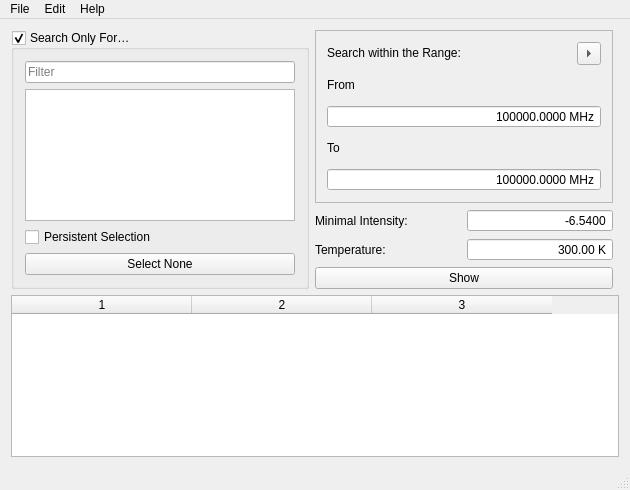
<?xml version="1.0" encoding="UTF-8"?>
<ui version="4.0">
 <class>MainWindow</class>
 <widget class="QMainWindow" name="MainWindow">
  <property name="geometry">
   <rect>
    <x>0</x>
    <y>0</y>
    <width>630</width>
    <height>490</height>
   </rect>
  </property>
  <property name="windowTitle">
   <string>QtCatSearch</string>
  </property>
  <property name="windowIcon">
   <iconset resource="resource.qrc">
    <normaloff>:/img/icon1.svg</normaloff>:/img/icon1.svg</iconset>
  </property>
  <widget class="QWidget" name="centralWidget">
   <layout class="QGridLayout" name="layout_main">
    <item row="4" column="0" colspan="3">
     <widget class="QTableWidget" name="table">
      <property name="mouseTracking">
       <bool>true</bool>
      </property>
      <property name="contextMenuPolicy">
       <enum>Qt::CustomContextMenu</enum>
      </property>
      <property name="editTriggers">
       <set>QAbstractItemView::NoEditTriggers</set>
      </property>
      <property name="showDropIndicator" stdset="0">
       <bool>false</bool>
      </property>
      <property name="dragDropOverwriteMode">
       <bool>false</bool>
      </property>
      <property name="selectionBehavior">
       <enum>QAbstractItemView::SelectRows</enum>
      </property>
      <property name="sortingEnabled">
       <bool>true</bool>
      </property>
      <property name="cornerButtonEnabled">
       <bool>false</bool>
      </property>
      <property name="columnCount">
       <number>3</number>
      </property>
      <attribute name="horizontalHeaderDefaultSectionSize">
       <number>180</number>
      </attribute>
      <attribute name="horizontalHeaderHighlightSections">
       <bool>false</bool>
      </attribute>
      <attribute name="verticalHeaderVisible">
       <bool>false</bool>
      </attribute>
      <attribute name="verticalHeaderHighlightSections">
       <bool>false</bool>
      </attribute>
      <column/>
      <column/>
      <column/>
     </widget>
    </item>
    <item row="0" column="0" rowspan="4">
     <widget class="QGroupBox" name="box_substance">
      <property name="title">
       <string>Search Only For…</string>
      </property>
      <property name="checkable">
       <bool>true</bool>
      </property>
      <layout class="QGridLayout" name="layout_substance">
       <item row="0" column="0">
        <widget class="QLineEdit" name="text_substance">
         <property name="placeholderText">
          <string>Filter</string>
         </property>
         <property name="clearButtonEnabled">
          <bool>true</bool>
         </property>
        </widget>
       </item>
       <item row="1" column="0">
        <widget class="QListWidget" name="list_substance">
         <property name="editTriggers">
          <set>QAbstractItemView::NoEditTriggers</set>
         </property>
         <property name="showDropIndicator" stdset="0">
          <bool>false</bool>
         </property>
         <property name="alternatingRowColors">
          <bool>true</bool>
         </property>
         <property name="selectionMode">
          <enum>QAbstractItemView::ExtendedSelection</enum>
         </property>
         <property name="selectionBehavior">
          <enum>QAbstractItemView::SelectRows</enum>
         </property>
         <property name="batchSize">
          <number>200</number>
         </property>
         <property name="sortingEnabled">
          <bool>true</bool>
         </property>
        </widget>
       </item>
       <item row="2" column="0">
        <widget class="QCheckBox" name="check_saveselection">
         <property name="statusTip">
          <string>Keep substances list selection through filter changes</string>
         </property>
         <property name="text">
          <string>Persistent Selection</string>
         </property>
        </widget>
       </item>
       <item row="3" column="0">
        <widget class="QPushButton" name="button_selectnone">
         <property name="statusTip">
          <string>Clear substances list selection</string>
         </property>
         <property name="text">
          <string>Select None</string>
         </property>
        </widget>
       </item>
      </layout>
     </widget>
    </item>
    <item row="2" column="1">
     <layout class="QGridLayout" name="layout_options">
      <item row="0" column="1">
       <widget class="QDoubleSpinBox" name="spin_intensity">
        <property name="statusTip">
         <string>Limit shown spectral lines</string>
        </property>
        <property name="alignment">
         <set>Qt::AlignRight|Qt::AlignTrailing|Qt::AlignVCenter</set>
        </property>
        <property name="buttonSymbols">
         <enum>QAbstractSpinBox::NoButtons</enum>
        </property>
        <property name="decimals">
         <number>4</number>
        </property>
        <property name="minimum">
         <double>-999.999900000000025</double>
        </property>
        <property name="maximum">
         <double>23.000000000000000</double>
        </property>
        <property name="singleStep">
         <double>0.100000000000000</double>
        </property>
        <property name="value">
         <double>-6.540000000000000</double>
        </property>
       </widget>
      </item>
      <item row="0" column="0">
       <widget class="QLabel" name="label_intensity">
        <property name="text">
         <string>Minimal Intensity:</string>
        </property>
       </widget>
      </item>
      <item row="1" column="0">
       <widget class="QLabel" name="label_temperature">
        <property name="text">
         <string>Temperature:</string>
        </property>
       </widget>
      </item>
      <item row="1" column="1">
       <widget class="QDoubleSpinBox" name="spin_temperature">
        <property name="statusTip">
         <string>Temperature to calculate intensity</string>
        </property>
        <property name="alignment">
         <set>Qt::AlignRight|Qt::AlignTrailing|Qt::AlignVCenter</set>
        </property>
        <property name="buttonSymbols">
         <enum>QAbstractSpinBox::NoButtons</enum>
        </property>
        <property name="suffix">
         <string> K</string>
        </property>
        <property name="maximum">
         <double>999.990000000000009</double>
        </property>
        <property name="value">
         <double>300.000000000000000</double>
        </property>
       </widget>
      </item>
     </layout>
    </item>
    <item row="3" column="1">
     <widget class="QPushButton" name="button_search">
      <property name="sizePolicy">
       <sizepolicy hsizetype="Minimum" vsizetype="Fixed">
        <horstretch>0</horstretch>
        <verstretch>0</verstretch>
       </sizepolicy>
      </property>
      <property name="text">
       <string>Show</string>
      </property>
      <property name="shortcut">
       <string>Ctrl+Return</string>
      </property>
     </widget>
    </item>
    <item row="0" column="1" rowspan="2">
     <widget class="QStackedWidget" name="box_frequency">
      <property name="frameShape">
       <enum>QFrame::StyledPanel</enum>
      </property>
      <property name="frameShadow">
       <enum>QFrame::Raised</enum>
      </property>
      <property name="currentIndex">
       <number>0</number>
      </property>
      <widget class="QWidget" name="page_byrange">
       <layout class="QVBoxLayout" name="layout_byrange">
        <item>
         <layout class="QHBoxLayout" name="layout_switch_1">
          <item>
           <widget class="QLabel" name="label">
            <property name="sizePolicy">
             <sizepolicy hsizetype="Preferred" vsizetype="Fixed">
              <horstretch>0</horstretch>
              <verstretch>0</verstretch>
             </sizepolicy>
            </property>
            <property name="text">
             <string>Search within the Range:</string>
            </property>
           </widget>
          </item>
          <item>
           <widget class="QToolButton" name="button_switch_1">
            <property name="statusTip">
             <string>Switch Search Mode</string>
            </property>
            <property name="arrowType">
             <enum>Qt::RightArrow</enum>
            </property>
           </widget>
          </item>
         </layout>
        </item>
        <item>
         <widget class="QLabel" name="label_frequency_from">
          <property name="text">
           <string>From</string>
          </property>
         </widget>
        </item>
        <item>
         <widget class="QDoubleSpinBox" name="spin_frequency_from">
          <property name="alignment">
           <set>Qt::AlignRight|Qt::AlignTrailing|Qt::AlignVCenter</set>
          </property>
          <property name="buttonSymbols">
           <enum>QAbstractSpinBox::NoButtons</enum>
          </property>
          <property name="accelerated">
           <bool>true</bool>
          </property>
          <property name="suffix">
           <string> MHz</string>
          </property>
          <property name="decimals">
           <number>4</number>
          </property>
          <property name="maximum">
           <double>99999999.000000000000000</double>
          </property>
          <property name="value">
           <double>118747.341000000000349</double>
          </property>
         </widget>
        </item>
        <item>
         <widget class="QLabel" name="label_frequency_to">
          <property name="text">
           <string>To</string>
          </property>
         </widget>
        </item>
        <item>
         <widget class="QDoubleSpinBox" name="spin_frequency_to">
          <property name="alignment">
           <set>Qt::AlignRight|Qt::AlignTrailing|Qt::AlignVCenter</set>
          </property>
          <property name="buttonSymbols">
           <enum>QAbstractSpinBox::NoButtons</enum>
          </property>
          <property name="accelerated">
           <bool>true</bool>
          </property>
          <property name="suffix">
           <string> MHz</string>
          </property>
          <property name="decimals">
           <number>4</number>
          </property>
          <property name="maximum">
           <double>99999999.000000000000000</double>
          </property>
          <property name="value">
           <double>118753.341000000000349</double>
          </property>
         </widget>
        </item>
       </layout>
      </widget>
      <widget class="QWidget" name="page_bycenter">
       <layout class="QVBoxLayout" name="layout_bycenter">
        <item>
         <layout class="QHBoxLayout" name="layout_switch_2">
          <item>
           <widget class="QLabel" name="label_2">
            <property name="sizePolicy">
             <sizepolicy hsizetype="Preferred" vsizetype="Fixed">
              <horstretch>0</horstretch>
              <verstretch>0</verstretch>
             </sizepolicy>
            </property>
            <property name="text">
             <string>Search at the Frequency:</string>
            </property>
           </widget>
          </item>
          <item>
           <widget class="QToolButton" name="button_switch_2">
            <property name="arrowType">
             <enum>Qt::RightArrow</enum>
            </property>
           </widget>
          </item>
         </layout>
        </item>
        <item>
         <widget class="QLabel" name="label_frequency_center">
          <property name="text">
           <string>Center Frequency:</string>
          </property>
         </widget>
        </item>
        <item>
         <widget class="QDoubleSpinBox" name="spin_frequency_center">
          <property name="alignment">
           <set>Qt::AlignRight|Qt::AlignTrailing|Qt::AlignVCenter</set>
          </property>
          <property name="buttonSymbols">
           <enum>QAbstractSpinBox::NoButtons</enum>
          </property>
          <property name="accelerated">
           <bool>true</bool>
          </property>
          <property name="suffix">
           <string> MHz</string>
          </property>
          <property name="decimals">
           <number>4</number>
          </property>
          <property name="maximum">
           <double>99999999.000000000000000</double>
          </property>
          <property name="value">
           <double>118750.341000000000349</double>
          </property>
         </widget>
        </item>
        <item>
         <widget class="QLabel" name="label_frequency_deviation">
          <property name="text">
           <string>Deviation:</string>
          </property>
         </widget>
        </item>
        <item>
         <widget class="QDoubleSpinBox" name="spin_frequency_deviation">
          <property name="alignment">
           <set>Qt::AlignRight|Qt::AlignTrailing|Qt::AlignVCenter</set>
          </property>
          <property name="buttonSymbols">
           <enum>QAbstractSpinBox::NoButtons</enum>
          </property>
          <property name="suffix">
           <string> MHz</string>
          </property>
          <property name="decimals">
           <number>4</number>
          </property>
          <property name="maximum">
           <double>99.999899999999997</double>
          </property>
          <property name="singleStep">
           <double>0.100000000000000</double>
          </property>
          <property name="value">
           <double>0.400000000000000</double>
          </property>
         </widget>
        </item>
       </layout>
      </widget>
     </widget>
    </item>
   </layout>
  </widget>
  <widget class="QMenuBar" name="menuBar">
   <property name="geometry">
    <rect>
     <x>0</x>
     <y>0</y>
     <width>630</width>
     <height>19</height>
    </rect>
   </property>
   <widget class="QMenu" name="menuFile">
    <property name="title">
     <string>File</string>
    </property>
    <addaction name="menu_load"/>
    <addaction name="menu_reload"/>
    <addaction name="menu_save"/>
    <addaction name="separator"/>
    <addaction name="menu_preferences"/>
    <addaction name="separator"/>
    <addaction name="menu_quit"/>
   </widget>
   <widget class="QMenu" name="menuHelp">
    <property name="title">
     <string>Help</string>
    </property>
    <addaction name="menu_about"/>
    <addaction name="menu_aboutqt"/>
   </widget>
   <widget class="QMenu" name="menuEdit">
    <property name="title">
     <string>Edit</string>
    </property>
    <widget class="QMenu" name="menuCopyOnly">
     <property name="title">
      <string>Copy Only</string>
     </property>
     <addaction name="menu_copy_name"/>
     <addaction name="menu_copy_frequency"/>
     <addaction name="menu_copy_intensity"/>
    </widget>
    <addaction name="menu_clear"/>
    <addaction name="separator"/>
    <addaction name="menuCopyOnly"/>
    <addaction name="menu_copy"/>
    <addaction name="separator"/>
    <addaction name="menu_selectAll"/>
    <addaction name="separator"/>
    <addaction name="menu_searchNames"/>
   </widget>
   <addaction name="menuFile"/>
   <addaction name="menuEdit"/>
   <addaction name="menuHelp"/>
  </widget>
  <widget class="QStatusBar" name="statusBar"/>
  <action name="menu_load">
   <property name="icon">
    <iconset theme="fileopen">
     <normaloff>.</normaloff>.</iconset>
   </property>
   <property name="text">
    <string>Load Catalog...</string>
   </property>
   <property name="shortcut">
    <string>Ctrl+L</string>
   </property>
   <property name="autoRepeat">
    <bool>false</bool>
   </property>
  </action>
  <action name="menu_save">
   <property name="icon">
    <iconset theme="document-export">
     <normaloff>.</normaloff>.</iconset>
   </property>
   <property name="text">
    <string>Save Search Result...</string>
   </property>
   <property name="shortcut">
    <string>Ctrl+S</string>
   </property>
  </action>
  <action name="menu_quit">
   <property name="icon">
    <iconset theme="stock_exit">
     <normaloff>.</normaloff>.</iconset>
   </property>
   <property name="text">
    <string>Exit</string>
   </property>
   <property name="shortcut">
    <string>Ctrl+Q</string>
   </property>
   <property name="autoRepeat">
    <bool>false</bool>
   </property>
   <property name="menuRole">
    <enum>QAction::QuitRole</enum>
   </property>
  </action>
  <action name="menu_about">
   <property name="icon">
    <iconset theme="stock_about">
     <normaloff>.</normaloff>.</iconset>
   </property>
   <property name="text">
    <string>About...</string>
   </property>
   <property name="shortcut">
    <string>F1</string>
   </property>
   <property name="autoRepeat">
    <bool>false</bool>
   </property>
   <property name="menuRole">
    <enum>QAction::AboutRole</enum>
   </property>
  </action>
  <action name="menu_aboutqt">
   <property name="icon">
    <iconset theme="qt">
     <normaloff>.</normaloff>.</iconset>
   </property>
   <property name="text">
    <string>About Qt...</string>
   </property>
   <property name="autoRepeat">
    <bool>false</bool>
   </property>
   <property name="menuRole">
    <enum>QAction::AboutQtRole</enum>
   </property>
  </action>
  <action name="menu_preferences">
   <property name="icon">
    <iconset theme="stock_properties">
     <normaloff>.</normaloff>.</iconset>
   </property>
   <property name="text">
    <string>Preferences...</string>
   </property>
   <property name="shortcut">
    <string>Ctrl+,</string>
   </property>
  </action>
  <action name="menu_copy">
   <property name="icon">
    <iconset theme="stock_copy">
     <normaloff>.</normaloff>.</iconset>
   </property>
   <property name="text">
    <string>Copy Selection</string>
   </property>
   <property name="shortcut">
    <string>Ctrl+Shift+C</string>
   </property>
  </action>
  <action name="menu_clear">
   <property name="icon">
    <iconset theme="gtk-clear">
     <normaloff>.</normaloff>.</iconset>
   </property>
   <property name="text">
    <string>Clear Results</string>
   </property>
  </action>
  <action name="menu_selectAll">
   <property name="icon">
    <iconset theme="stock_select-all">
     <normaloff>.</normaloff>.</iconset>
   </property>
   <property name="text">
    <string>Select All</string>
   </property>
   <property name="shortcut">
    <string>Ctrl+Shift+A</string>
   </property>
  </action>
  <action name="menu_reload">
   <property name="icon">
    <iconset theme="reload">
     <normaloff>.</normaloff>.</iconset>
   </property>
   <property name="text">
    <string>Reload Catalogs</string>
   </property>
   <property name="shortcut">
    <string>Ctrl+R</string>
   </property>
  </action>
  <action name="menu_copy_name">
   <property name="text">
    <string>Substance Name</string>
   </property>
   <property name="shortcut">
    <string>Ctrl+C, N</string>
   </property>
  </action>
  <action name="menu_copy_frequency">
   <property name="text">
    <string>Frequency</string>
   </property>
   <property name="shortcut">
    <string>Ctrl+C, F</string>
   </property>
  </action>
  <action name="menu_copy_intensity">
   <property name="text">
    <string>Intensity</string>
   </property>
   <property name="shortcut">
    <string>Ctrl+C, I</string>
   </property>
  </action>
  <action name="menu_searchNames">
   <property name="text">
    <string>Search for Synonyms</string>
   </property>
   <property name="shortcut">
    <string>Ctrl+Shift+F</string>
   </property>
  </action>
 </widget>
 <layoutdefault spacing="6" margin="11"/>
 <resources>
  <include location="resource.qrc"/>
 </resources>
 <connections/>
</ui>
